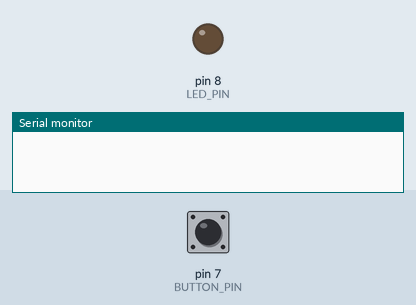
Recording of a sketch running on a simulated Arduino Uno, built with avr-gcc and run on an emulated ATmega328P. Parts: output pins drawn as LEDs (lit = HIGH), the last lines printed to the serial monitor. The test bench sets the inputs (shaded band); at power-on: pin 7 (BUTTON_PIN) LOW.

Above: at 1.2 s.
1.3 s: pin 7 (BUTTON_PIN) pulled HIGH for 0.15 s
At 1.8 s:
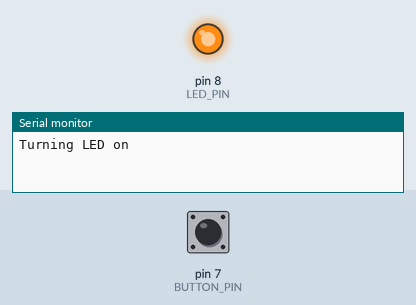
2.9 s: pin 7 (BUTTON_PIN) pulled HIGH for 1 s
At 4.3 s:
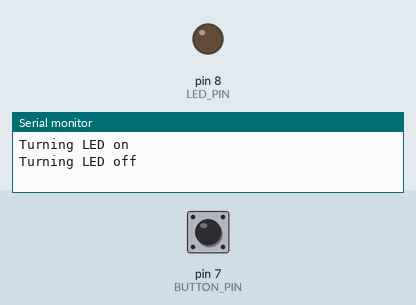
5.4 s: pin 7 (BUTTON_PIN) pulled HIGH for 3.2 s
At 9.0 s:
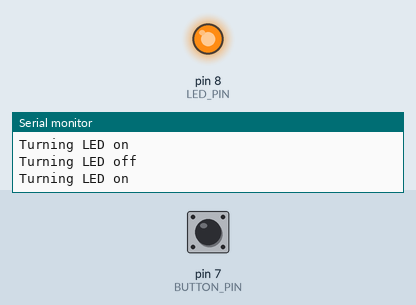
Timing chart, 0 to 10.5 s (numbered marks = the images above; inputs shaded):
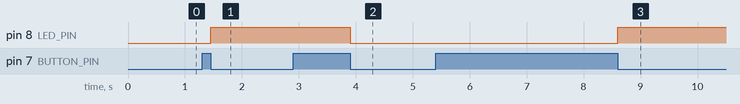

The sketch:

sketch.ino
```cpp
const int BUTTON_PIN = 7;
const int LED_PIN    = 8;
const int BAUD_RATE  = 9600;

int led_state = LOW;
int last_button_state;
int current_button_state;

void setup() {
  Serial.begin(BAUD_RATE);
  pinMode(BUTTON_PIN, INPUT);
  pinMode(LED_PIN, OUTPUT);

  current_button_state = digitalRead(BUTTON_PIN);
}

void loop() {
  last_button_state    = current_button_state;
  current_button_state = digitalRead(BUTTON_PIN);

  if(last_button_state == HIGH && current_button_state == LOW) {
    if(led_state == LOW) {
      led_state = HIGH;
      Serial.println("Turning LED on");
    }
    else {
      led_state = LOW;
      Serial.println("Turning LED off");
    }

    digitalWrite(LED_PIN, led_state);
    delay(100);
  }
}
```

Measured:
- after the input at 1.3 s, pin 8 (LED_PIN): LOW → HIGH after 0.15 s
- after the input at 2.9 s, pin 8 (LED_PIN): HIGH → LOW after 1.0 s
- after the input at 5.4 s, pin 8 (LED_PIN): LOW → HIGH after 3.2 s
